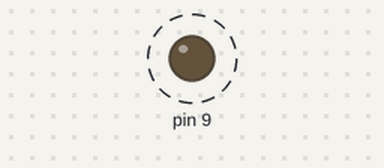
The sketch below on a simulated Arduino Uno, built with avr-gcc and run on an emulated ATmega328P. Shown: output pins drawn as LEDs (lit = HIGH). Dashed ring = blinking. What the sketch prints to the serial monitor is not drawn.

Above: at 0.05 s.
Timing chart, 0 to 3.0 s (numbered marks = the images above):
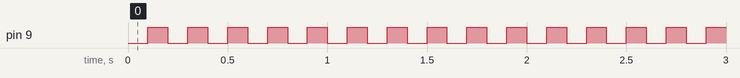

Measured:
- by itself, pin 9: alternates HIGH for 0.10 s and LOW for 0.10 s

The sketch:

experiment_interrupt.ino
```cpp
#include <stdint.h>;
#include "expriments.h";

int main(void) {
  init();
  Serial.begin(57600);
  experiment01();
  return 0;
}
```

expriments.cpp
```cpp
#include <Arduino.h>
#include "avr/interrupt.h"

/************************************************/
/************EXPERIMENT 01***********************/
/************************************************/


volatile uint8_t
                 *ioDDRB,

                 *pADMUX,
                 *pADCSRA,
                 *pADCL,
                 *pADCH,

                 *pSREG, // AVR status register, to control global interrupt

                 *pTCCR1A, // timer counter control register A
                 *pTCCR1B, // timer counter control register B . A and B help group information and not nessary similar to I/O A and B.
                 *pOCR1AH, // output control register A high
                 *pOCR1AL, // output control register A low
                 *pTIMSK1 // enable timer/coutner 1 Interrupt Mask register(15.11.8);
;

uint16_t runningAdcVal = 0;
uint8_t conversions = 0;

void startADCConversion() {
  // start ADC conversion
  *pADCSRA = (*pADCSRA) | 0x40;
}


float calcTemperature(float adcVal) {
  float voltage = adcVal * 1.1 * 1000. / 1024.0 ; // 1.1 = Vref, *1000 to convert to mV
  return voltage * 0.4752 - 155.33; // 2 and 25.0 is offset value computed by looking at the best fit line between measured and datasheet value
}

// function get called every 100ms
ISR(TIMER1_COMPA_vect, ISR_BLOCK) {
  startADCConversion();
}

ISR(ADC_vect, ISR_BLOCK) {
  uint16_t result;
  result = *pADCL;// lower 8bits of ADC conversion (0x00??)
  result = result | (((uint16_t)*pADCH) << 8);
  result = result & 0x3FFF;// clear bits 15-10 (ADC res is only 10 bits)
  runningAdcVal += result;
  conversions += 1;
}

void myHardDelay(uint32_t ms) {
  volatile int16_t count;

  while (ms) {
    for (count = 0; count < 835; count++);
    ms -= 1;
  }
}


void experiment01() {

  ioDDRB  = (uint8_t *) 0x24;

  // ADC
  pADMUX = (uint8_t *) 0x7C;
  pADCSRA = (uint8_t *) 0x7A;
  pADCL = (uint8_t *) 0x78;
  pADCH = (uint8_t *) 0x79;

  // GLOBAL interupt
  pSREG = (uint8_t *) 0x5F;

  // Timer 1
  pTCCR1A = (uint8_t *) 0x80;
  pTCCR1B = (uint8_t *) 0x81;
  pOCR1AH = (uint8_t *) 0x89;
  pOCR1AL = (uint8_t *) 0x88;
  pTIMSK1 = (uint8_t *) 0x6F;

   //make PB1 an output
   *ioDDRB = 0x02; // DDRB[7:0] = 0000 0010

  // init ADC peripheral to measure temperature on ADC channel 8
  *pADMUX = 0xC8; // ADIE[3]: ADC enable  interupt, b[7:4] = 1100 (select ADC channel 8)
  *pADCSRA = 0x8F; // b[7] = ADEN: 1, b[3] = ADIE = 1, b[2:0] = ADPS: 111 (clock  = CLK/128 = 125kHz)

  // configure timmer with period of 100ms
  // configure timer counter 1 for CTC mode and generate a square wave @ X hz

  // Toggle OC1A on compare match; mode 4 = pTCCR1A[1:0] & pTCCR1B[4:3] = WGM[3:0] = 0b0100 = mode 4
  *pTCCR1A = (uint8_t *) 0x40;//0x01000000;
  *pTCCR1B = (uint8_t *) 0b00001011;// Mode 4 (CTC TOP = OCR1A, clock[2:0] = 0b110 =>  = 16Mhz/64=250Khz)

  // configure period = 1 / CLK / OCR1
  uint16_t OCR1A_val = 25000;
  *pOCR1AH = (OCR1A_val >> 8) & 0x00FF;
  *pOCR1AL = (OCR1A_val) & 0x00FF;

  *pTIMSK1 = 0b00000010; // bit 1-Enable Timer1 output compare A match interupt enable.

  while(1) {
    // no need to wait using while loop here and chcek for complere
    *pSREG = (*pSREG) & (~0x80);// clear bit 7
    float adcVal = (float)runningAdcVal/(float)conversions;
    float voltage = calcTemperature(adcVal);
    Serial.print("ADC Value ");Serial.println(adcVal);
    Serial.print("Temperature Value ");Serial.println(voltage);
    conversions = 0; runningAdcVal = 0;
    *pSREG = (*pSREG) | (0x80); // set bit 7
    delay(1000);
  }
}
```

expriments.h
```cpp
#ifndef EXPERIMENTS_H
#define EXPERIMENTS_H

void myHardDelay(uint32_t ms);
void experiment01();

#endif
```
